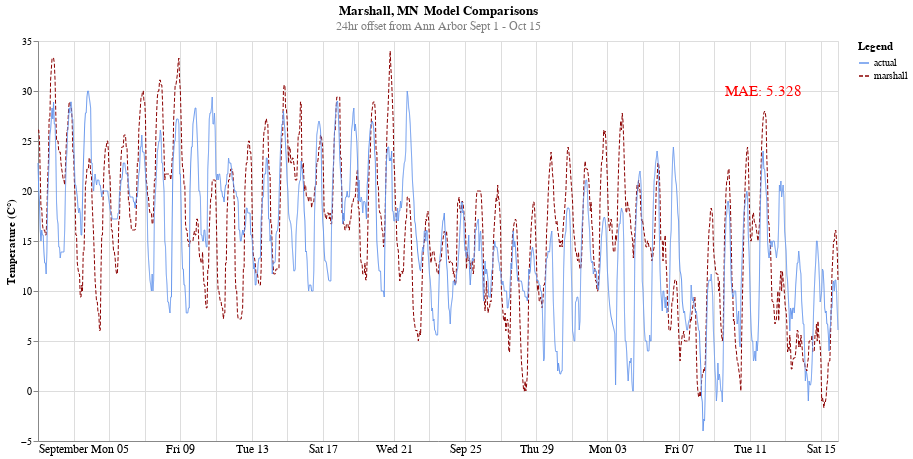

Notebook code for this chart:
### Code cell
alt.data_transformers.disable_max_rows()

domain = ['actual','marshall']
range_ = ['cornflowerblue', 'darkred']

line = alt.Chart(dummy_df.melt(id_vars='time')).mark_line(size=1).encode(
    x=alt.X('time:T', axis=alt.Axis(tickSize=0, labelFontSize=12),title=None),
    y=alt.Y('value:Q',title='Temperature (C°)'),
    color=alt.Color('variable:N', 
                    legend=alt.Legend(title='Legend'),
                    scale=alt.Scale(domain=domain, range=range_)),
    strokeDash=alt.StrokeDash('variable',legend=None)
).properties(
    height=400,
    width=800,
    title={
      "text": ['Marshall, MN  Model Comparisons'], 
      "subtitle": ["24hr offset from Ann Arbor Sept 1 - Oct 15"],
      "color": "black",
      "subtitleColor": "gray"
    }
)
text = alt.Chart({'values':[{'x': '2022-10-11 19:00:00', 'y': 30}]}).mark_text(
    text=f"MAE: 5.328",
    color='red',
    size=15
).encode(x='x:T', y='y:Q')
line+text

### Figure 1 — Vega-Lite specification as saved in the notebook (floating-point values rounded to 4 significant figures; data arrays with more than 128 entries replaced by an {"elided": "..."} marker saying what was removed)
{"config": {"view": {"continuousWidth": 400, "continuousHeight": 300}}, "layer": [{"data": {"name": "data-55eb7ccd86954550b1f1a5331750caf1"}, "mark": {"type": "line", "size": 1}, "encoding": {"color": {"field": "variable", "legend": {"title": "Legend"}, "scale": {"domain": ["actual", "marshall"], "range": ["cornflowerblue", "darkred"]}, "type": "nominal"}, "strokeDash": {"field": "variable", "legend": null, "type": "nominal"}, "x": {"axis": {"labelFontSize": 12, "tickSize": 0}, "field": "time", "title": null, "type": "temporal"}, "y": {"field": "value", "title": "Temperature (C°)", "type": "quantitative"}}, "height": 400, "title": {"text": ["Marshall, MN  Model Comparisons"], "subtitle": ["24hr offset from Ann Arbor Sept 1 - Oct 15"], "color": "black", "subtitleColor": "gray"}, "width": 800}, {"data": {"name": "data-58b4d90e69b4736deba1d7fbbb05bd6e"}, "mark": {"type": "text", "color": "red", "size": 15, "text": "MAE: 5.328"}, "encoding": {"x": {"field": "x", "type": "temporal"}, "y": {"field": "y", "type": "quantitative"}}}], "$schema": "https://vega.github.io/schema/vega-lite/v4.17.0.json", "datasets": {"data-55eb7ccd86954550b1f1a5331750caf1": {"elided": "2160 records"}, "data-58b4d90e69b4736deba1d7fbbb05bd6e": [{"x": "2022-10-11 19:00:00", "y": 30}]}}
